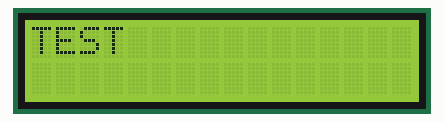
Simulated run of this sketch. Board: Arduino Uno, built with avr-gcc and run on an emulated ATmega328P. Shown: 16×2 character LCD.

Above: at 0.1 s.
At 1.1 s:
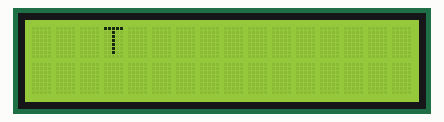

Measured:
- what the display in image 1 shows lasts 1.0 s, from 1.1 s to 2.1 s

The sketch:

lcd_i2c.ino
```cpp
#include <LiquidCrystal_I2C.h>
LiquidCrystal_I2C lcd(0x3F, 2, 1, 0, 4, 5, 6, 7, 3, POSITIVE); // or 0x27
void setup() {
lcd.begin(16, 2);
}
void loop()
{
  digitalWrite(LED_BUILTIN, HIGH);
  lcd.setCursor(0, 0);
  lcd.print("TEST");
  delay(1000);
  digitalWrite(LED_BUILTIN, LOW);
  lcd.setCursor(0, 0);
  lcd.print("   ");
  delay(1000);
}
```
